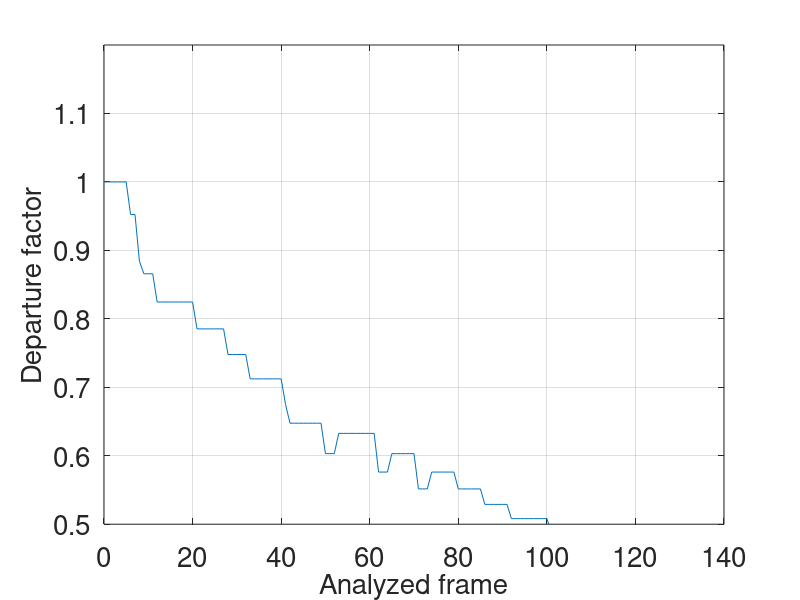
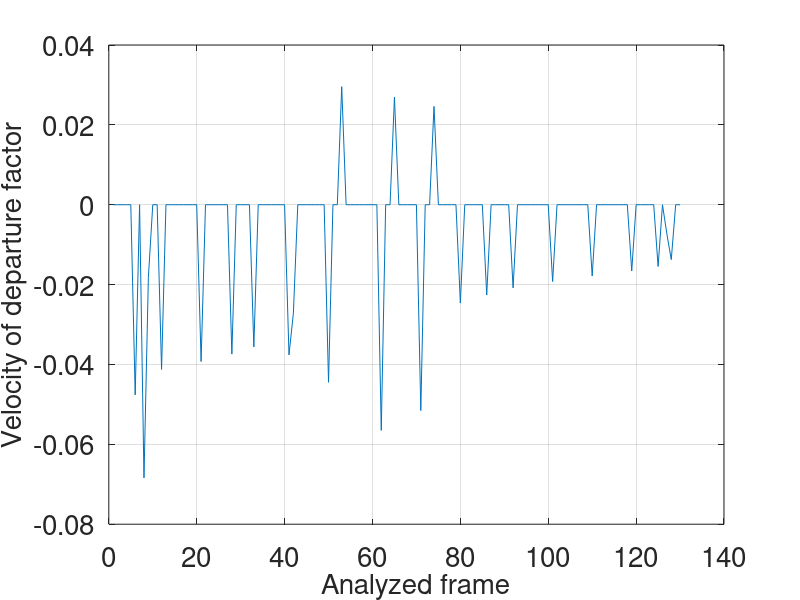
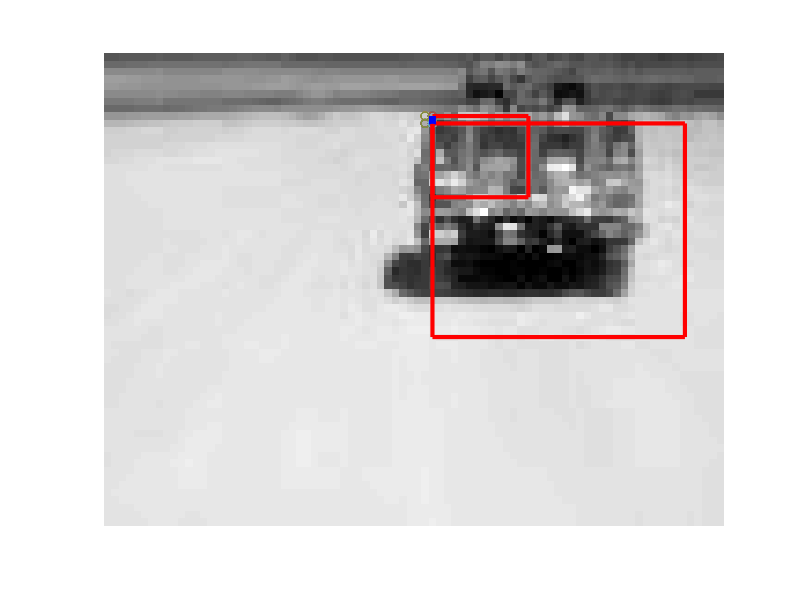

Here is the MATLAB script that generated these plots, in order:
%
function h=plot_TesteDarpa2()
	DATA=load('data_TEsteDarpa2.dat');

	graph = plot(DATA.vc,DATA.vd);
	grid;
	hx=xlabel('Analyzed frame');
	hy=ylabel('Departure factor');
	ylim([0.5 1.2]);

	FONTSIZE=20;
	hf = gcf();%% current figure
	ha = gca();%% current axis object. 
	set(ha,'fontsize',FONTSIZE);%% cambia solamente los ejes
	%set(ht,'fontsize',FONTSIZE);%% cambia solamente el titulo
	set(hx,'fontsize',FONTSIZE);%% cambia solamente el texto de x
	set(hy,'fontsize',FONTSIZE);%% cambia solamente el texto de y
	print (hf ,'graph.eps','-deps','-tight',['-F:',int2str(FONTSIZE)]);


	graph = plot(DATA.vc(2:length(DATA.vc)),diff(DATA.vd));
	grid;
	hx=xlabel('Analyzed frame');
	hy=ylabel('Velocity of departure factor');
	%ylim([0.5 1.2]);

	FONTSIZE=20;
	hf = gcf();%% current figure
	ha = gca();%% current axis object. 
	set(ha,'fontsize',FONTSIZE);%% cambia solamente los ejes
	%set(ht,'fontsize',FONTSIZE);%% cambia solamente el titulo
	set(hx,'fontsize',FONTSIZE);%% cambia solamente el texto de x
	set(hy,'fontsize',FONTSIZE);%% cambia solamente el texto de y
	print (hf ,'graphv.eps','-deps','-tight',['-F:',int2str(FONTSIZE)]);



	figure;
	imshow(DATA.img2)
	hold on
	plot_vector(DATA);

	hold off
	print (gcf ,'graph2.eps','-depsc','-tight');
	h=0;
end

function h=plot_vector(DATA) 

	N=length(DATA.P);

	lin0=DATA.P{1}(1,1);
	col0=DATA.P{1}(1,2);
	delta_lin=DATA.P{N}(1,1)-DATA.P{1}(1,1);
	delta_col=DATA.P{N}(1,2)-DATA.P{1}(1,2);

	for II=1:N
		scatter(DATA.P{II}(1,2),DATA.P{II}(1,1));
	end

	rectangle('Position',[DATA.P{1}(2),DATA.P{1}(1), DATA.WSIZEC0, DATA.WSIZEL0], 'LineWidth',3, 'EdgeColor','r');
	rectangle('Position',[DATA.P{N}(2),DATA.P{N}(1), DATA.WSIZECF, DATA.WSIZELF], 'LineWidth',3, 'EdgeColor','r');
  
	quiver(col0, lin0,delta_col , delta_lin,'k','maxheadsize',0.1,'linewidth',5,'AutoScale','off','color','blue') %Plot of pcc test
    
end
